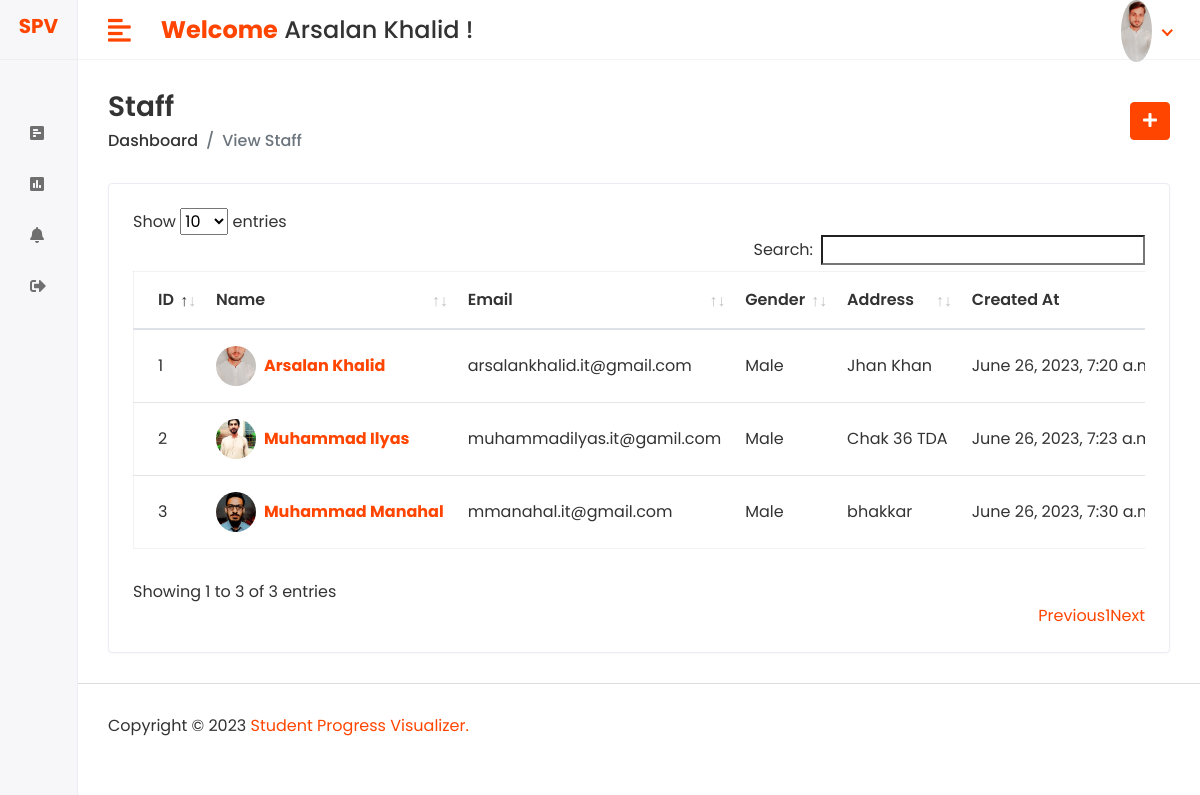
Screenshot of /Hod/Staff/View (signed in) with the database file from the repository.
### FYP_App/models.py (models this page shows, shortened)
class CustomUser(AbstractUser):
    USER = (
        (1, 'HOD'),
        (2, 'STAFF'),
        (3, 'STUDENT'),
    )
    user_type = models.IntegerField(choices=USER, default=1)
    profile_pic = models.ImageField(upload_to='media/profile_pic')

class Staff(models.Model):
    admin = models.OneToOneField(CustomUser, on_delete=models.CASCADE)
    address = models.TextField()
    gender = models.CharField(max_length=100)
    created_at = models.DateTimeField(auto_now_add=True)
    updated_at = models.DateTimeField(auto_now=True)

### FYP_Fold/HOD_views.py (the view)
# urls.py: path('Hod/Staff/View', HOD_views.VIEW_STAFF, name="view_staff"),
@login_required(login_url='/')
def VIEW_STAFF(request):
    staff = Staff.objects.all()
    context = {
        'staff': staff,
    }
    return render(request, 'HOD/view_staff.html', context)

### templates/HOD/view_staff.html (shortened to what this page needs)
{% extends 'base.html' %}
{% block content %}
<div class="content container-fluid">
   <div class="page-header">
      <div class="row align-items-center">
         <div class="col">
            <h3 class="page-title">Staff</h3>
            <ul class="breadcrumb">
               <li class="breadcrumb-item"><a href="{% url 'hod_home' %}">Dashboard</a></li>
               <li class="breadcrumb-item active">View Staff</li>
            </ul>
         </div>
         <div class="col-auto text-right float-right ml-auto">
            <a href="{% url 'add_staff' %}" class="btn btn-primary"><i class="fas fa-plus"></i></a>
         </div>
      </div>
   </div>
   <div class="row">
      <div class="col-sm-12">
         <div class="card card-table">
            <div class="card-body">
               <div class="table-responsive">
                  <table id="table_id" class="table table-hover table-center mb-0">
                     <thead>
                     <tr>
                        <th>ID</th>
                        <th>Name</th>
                        <th>Email</th>
                        <th>Gender</th>
                        <th>Address</th>
                        <th>Created At</th>
                     </tr>
                     </thead>
                     <tbody>
                     {% for i in staff %}
                     <tr>
                        <td>{{i.id}}</td>
                        <td>
                           <h2 class="table-avatar">
                              <a href="" class="avatar avatar-sm mr-2"><img class="avatar-img rounded-circle" src="/{{i.admin.profile_pic}}" alt="User Image"></a>
                              <a href="">{{i.admin.first_name}}&nbsp;{{i.admin.last_name}}</a>
                           </h2>
                        </td>
                        <td>{{i.admin.email}}</td>
                        <td>{{i.gender}}</td>
                        <td>{{i.address}}</td>
                        <td>{{i.created_at}}</td>
                     </tr>
                     {% endfor %}
                     </tbody>
                  </table>
               </div>
            </div>
         </div>
      </div>
   </div>
</div>
{% endblock %}

### templates/base.html (shortened to what this page needs)
<!DOCTYPE html>
<html lang="en">
   <head>
      {% load static %}
      <link rel="stylesheet" href="{% static 'assets/plugins/bootstrap/css/bootstrap.min.css' %}">
      <link rel="stylesheet" href="{% static 'assets/plugins/fontawesome/css/fontawesome.min.css' %}">
      <link rel="stylesheet" href="{% static 'assets/plugins/fontawesome/css/all.min.css' %}">
       <link rel="stylesheet" href="{% static 'assets/plugins/datatables/datatables.min.css' %}">
      <link rel="stylesheet" href="{% static 'assets/css/style.css' %}">
   </head>
   <body class="mini-sidebar">
     <div class="main-wrapper">
        {% include 'includes/header.html' %}
        {% include 'includes/sidebar.html' %}
         <div class="page-wrapper">
            {% block content %}
            {% endblock %}
          {% include 'includes/footer.html' %}
         </div>
      </div>
   </body>
</html>

### templates/includes/header.html (shortened to what this page needs)
{% load static %}
<div class="header">
            <div class="header-left">
                {% if user.user_type == 1 %}
               <a href="{% url 'hod_home' %}" class="logo logo-small">
                  <h5><b>SPV</b></h5>
               </a>
                 {% elif user.user_type == 2 %}
                <a href="{% url 'staff_home' %}" class="logo logo-small">
                  <h5><b>SPV</b></h5>
               </a>
                {% else %}
                <a href="{% url 'student_home' %}" class="logo logo-small">
                  <h5><b>SPV</b></h5>
               </a>
                {% endif %}
            </div>
            <a href="javascript:void(0);" id="toggle_btn">
            <i class="fas fa-align-left color-orange"></i>
            </a>
            <div class="top-nav-search mt-3">
               <h4><strong class="color-orange">Welcome</strong> <span>{{user.first_name}} {{user.last_name}} !</span></h4>
            </div>
            <ul class="nav user-menu">
               <li class="nav-item dropdown has-arrow">
                  <a href="#" class="dropdown-toggle nav-link" data-toggle="dropdown">
                      {% if user.profile_pic == "" %}
                        <span class="user-img"><img class="rounded-circle" src="{% static 'assets/img/login.jpg' %}" width="31" alt="{{user.last_name}}"></span>
                      {% else %}
                        <span class="user-img"><img class="rounded-circle" src="/{{user.profile_pic}}" width="31" alt="{{user.last_name}}"></span>
                      {% endif %}
                  </a>
               </li>
            </ul>
         </div>

### templates/includes/sidebar.html (shortened to what this page needs)
{% load static %}
<div class="sidebar" id="sidebar">
            <div class="sidebar-inner slimscroll">
               <div id="sidebar-menu" class="sidebar-menu">
                  {% if user.user_type == 1 %}
                  <ul>
                     <li class="menu-title">
                        <span>Main Menu</span>
                     </li>
                     <li >
                        <a href="{% url 'hod_home' %}"><i class="fas fa-tachometer-alt"></i> <span>Dashboard</span></a>
                     </li>
                     <li class="submenu">
                        <a href="#"><i class="fas fa-user-graduate"></i> <span> Students</span> <span class="menu-arrow"></span></a>
                        <ul>
                           <li><a href="{% url 'add_student' %}">Add Student</a></li>
                           <li><a href="{% url 'view_student' %}">View Student</a></li>
                        </ul>
                     </li>
                     <li class="submenu">
                        <a href="#"><i class="fas fa-chalkboard-teacher"></i> <span> Staff</span> <span class="menu-arrow"></span></a>
                        <ul>
                           <li><a href="{% url 'add_staff' %}">Add Staff</a></li>
                           <li><a href="{% url 'view_staff' %}">View Staff</a></li>
                        </ul>
                     </li>
                     <li class="submenu ">
                        <a href="#"><i class="fas fa-graduation-cap"></i> <span> Course</span> <span class="menu-arrow"></span></a>
                        <ul>
                           <li><a href="{% url 'add_course' %}">Add Course</a></li>
                           <li><a href="{% url 'view_course' %}">View Course</a></li>
                        </ul>
                     </li>
                     <li class="submenu ">
                        <a href="#"><i class="fa fa-calendar"></i> <span> Session</span> <span class="menu-arrow"></span></a>
                        <ul>
                           <li><a href="{% url 'add_session' %}">Add Session</a></li>
                           <li><a href="{% url 'view_session' %}">View Session</a></li>
                        </ul>
                     </li>
                     <li class="submenu ">
                        <a href="#"><i class="fa fa-calendar"></i> <span> Class</span> <span class="menu-arrow"></span></a>
                        <ul>
                           <li><a href="{% url 'add_class' %}">Add Class</a></li>
                           <li><a href="{% url 'view_class' %}">View Class</a></li>
                        </ul>
                     </li>
                     <li class="submenu">
                        <a href="#"><i class="fa fa-user-graduate"></i> <span>Student Class</span> <span class="menu-arrow"></span></a>
                        <ul>
                           <li><a href="{% url 'add_student_class' %}">Add Student Class</a></li>
                           <li><a href="{% url 'view_student_class' %}">View Student Class</a></li>
                        </ul>
                     </li>
                     <li class="submenu ">
                        <a href="#"><i class="fas fa-book-reader"></i> <span>Class Course</span> <span class="menu-arrow"></span></a>
                        <ul>
                           <li><a href="{% url 'add_class_course' %}">Add Class Courses</a></li>
                           <li><a href="{% url 'view_class_course' %}">View Class Courses</a></li>
                        </ul>
                     </li>
                     <li class="submenu ">
                        <a href="#"><i class="fas fa-book-reader"></i> <span>Staff Subjects</span> <span class="menu-arrow"></span></a>
                        <ul>
                           <li><a href="{% url 'add_subject' %}">Add Staff Subject</a></li>
                           <li><a href="{% url 'view_subject' %}">View Staff Subject</a></li>
                        </ul>
                     </li>
                      <li class="">
                        <a href="{% url 'hod_view_result' %}"><i class="fas fa-poll"></i> <span>View Result</span></a>
                     </li>
                     <li class="submenu ">
                        <a href="#"><i class="fa fa-bell"></i> <span> Notification</span> <span class="menu-arrow"></span></a>
                        <ul>
                           <li><a href="{% url 'send_notification_staff' %}">Send Notification Staff</a></li>
                           <li><a href="{% url 'send_notification_student' %}">Send Notification Student</a></li>
                        </ul>
                     </li>
                     <li>
                        <a href="{% url 'logout' %}"><i class="fa fa-sign-out-alt"></i> <span>Logout</span></a>
                     </li>
                  </ul>
                  {% elif user.user_type == 2 %}
                  <ul>
                     <li class="">
                        <a href="{% url 'staff_add_result' %}"><i class="fas fa-poll-h"></i> <span>Add Result</span></a>
                     </li>
                     <li class="">
                        <a href="{% url 'staff_view_result' %}"><i class="fas fa-poll"></i> <span>View Result</span></a>
                     </li>
                     <li class="">
                        <a href="{% url 'staff_notification' %}"><i class="fas fa-bell"></i> <span>Notification</span></a>
                     </li>
                     <li>
                        <a href="{% url 'logout' %}"><i class="fa fa-sign-out-alt"></i> <span>Logout</span></a>
                     </li>
                  </ul>
                  {% endif %}
               </div>
            </div>
         </div>

### templates/includes/footer.html
{% load static %}
<footer>
     <p>Copyright © 2023 <span class="color-orange">Student Progress Visualizer.</span></p>
 </footer>

### rows the page displays
CustomUser: first_name "Arsalan", last_name "Khalid", profile_pic (picture)
Staff: id "1", admin.profile_pic (picture), admin.first_name "Arsalan", admin.last_name "Khalid", admin.email "arsalankhalid.it@gmail.com", gender "Male", address "Jhan Khan", created_at "June 26, 2023, 7:20…"
Staff: id "2", admin.profile_pic (picture), admin.first_name "Muhammad", admin.last_name "Ilyas", admin.email "muhammadilyas.it@gamil.com", gender "Male", address "Chak 36 TDA", created_at "June 26, 2023, 7:23…"
Staff: id "3", admin.profile_pic (picture), admin.first_name "Muhammad", admin.last_name "Manahal", admin.email "mmanahal.it@gmail.com", gender "Male", address "bhakkar", created_at "June 26, 2023, 7:30…"
